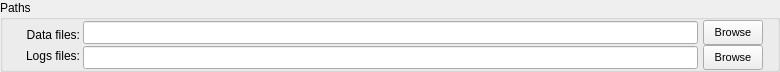
      <widget class="QGroupBox" name="groupBoxPath">
       <property name="minimumSize">
        <size>
         <width>780</width>
         <height>72</height>
        </size>
       </property>
       <property name="maximumSize">
        <size>
         <width>750</width>
         <height>72</height>
        </size>
       </property>
       <property name="title">
        <string>Paths</string>
       </property>
       <property name="flat">
        <bool>true</bool>
       </property>
       <widget class="QPushButton" name="pushBPathLogs">
        <property name="enabled">
         <bool>true</bool>
        </property>
        <property name="geometry">
         <rect>
          <x>703</x>
          <y>45</y>
          <width>60</width>
          <height>25</height>
         </rect>
        </property>
        <property name="sizePolicy">
         <sizepolicy hsizetype="Fixed" vsizetype="Fixed">
          <horstretch>0</horstretch>
          <verstretch>0</verstretch>
         </sizepolicy>
        </property>
        <property name="minimumSize">
         <size>
          <width>60</width>
          <height>25</height>
         </size>
        </property>
        <property name="maximumSize">
         <size>
          <width>60</width>
          <height>25</height>
         </size>
        </property>
        <property name="font">
         <font>
          <pointsize>8</pointsize>
         </font>
        </property>
        <property name="toolTip">
         <string>See and set path for log files</string>
        </property>
        <property name="statusTip">
         <string>See and set path for log files</string>
        </property>
        <property name="layoutDirection">
         <enum>Qt::LeftToRight</enum>
        </property>
        <property name="text">
         <string>Browse</string>
        </property>
        <property name="checkable">
         <bool>false</bool>
        </property>
        <property name="flat">
         <bool>false</bool>
        </property>
       </widget>
       <widget class="QLineEdit" name="lineEditPathLogs">
        <property name="geometry">
         <rect>
          <x>83</x>
          <y>46</y>
          <width>615</width>
          <height>23</height>
         </rect>
        </property>
        <property name="minimumSize">
         <size>
          <width>615</width>
          <height>23</height>
         </size>
        </property>
        <property name="maximumSize">
         <size>
          <width>615</width>
          <height>23</height>
         </size>
        </property>
       </widget>
       <widget class="QLineEdit" name="lineEditPathData">
        <property name="geometry">
         <rect>
          <x>83</x>
          <y>21</y>
          <width>615</width>
          <height>23</height>
         </rect>
        </property>
        <property name="minimumSize">
         <size>
          <width>615</width>
          <height>23</height>
         </size>
        </property>
        <property name="maximumSize">
         <size>
          <width>615</width>
          <height>23</height>
         </size>
        </property>
        <property name="text">
         <string/>
        </property>
       </widget>
       <widget class="QLabel" name="label_data">
        <property name="geometry">
         <rect>
          <x>-1</x>
          <y>25</y>
          <width>81</width>
          <height>20</height>
         </rect>
        </property>
        <property name="text">
         <string>Data files:</string>
        </property>
        <property name="alignment">
         <set>Qt::AlignRight|Qt::AlignTrailing|Qt::AlignVCenter</set>
        </property>
       </widget>
       <widget class="QLabel" name="label_logs">
        <property name="geometry">
         <rect>
          <x>-1</x>
          <y>44</y>
          <width>81</width>
          <height>23</height>
         </rect>
        </property>
        <property name="minimumSize">
         <size>
          <width>0</width>
          <height>23</height>
         </size>
        </property>
        <property name="maximumSize">
         <size>
          <width>16777215</width>
          <height>23</height>
         </size>
        </property>
        <property name="text">
         <string>Logs files:</string>
        </property>
        <property name="alignment">
         <set>Qt::AlignRight|Qt::AlignTrailing|Qt::AlignVCenter</set>
        </property>
       </widget>
       <widget class="QPushButton" name="pushBPathData">
        <property name="enabled">
         <bool>true</bool>
        </property>
        <property name="geometry">
         <rect>
          <x>703</x>
          <y>20</y>
          <width>60</width>
          <height>25</height>
         </rect>
        </property>
        <property name="sizePolicy">
         <sizepolicy hsizetype="Fixed" vsizetype="Fixed">
          <horstretch>0</horstretch>
          <verstretch>0</verstretch>
         </sizepolicy>
        </property>
        <property name="minimumSize">
         <size>
          <width>60</width>
          <height>25</height>
         </size>
        </property>
        <property name="maximumSize">
         <size>
          <width>60</width>
          <height>25</height>
         </size>
        </property>
        <property name="font">
         <font>
          <pointsize>8</pointsize>
         </font>
        </property>
        <property name="toolTip">
         <string>See and set path for data file</string>
        </property>
        <property name="statusTip">
         <string>See and set path for data file</string>
        </property>
        <property name="layoutDirection">
         <enum>Qt::LeftToRight</enum>
        </property>
        <property name="text">
         <string>Browse</string>
        </property>
        <property name="checkable">
         <bool>false</bool>
        </property>
        <property name="flat">
         <bool>false</bool>
        </property>
       </widget>
      </widget>
